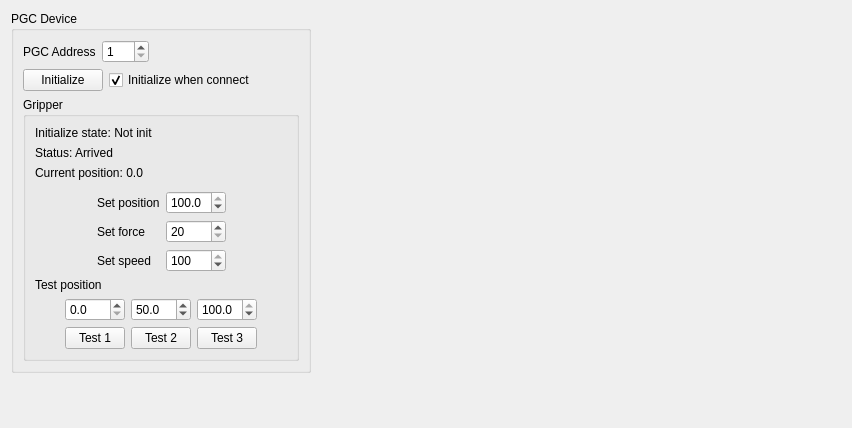
<?xml version="1.0" encoding="UTF-8"?>
<ui version="4.0">
 <class>DhPgcWidget</class>
 <widget class="QWidget" name="DhPgcWidget">
  <property name="geometry">
   <rect>
    <x>0</x>
    <y>0</y>
    <width>852</width>
    <height>428</height>
   </rect>
  </property>
  <property name="windowTitle">
   <string>Form</string>
  </property>
  <layout class="QHBoxLayout" name="horizontalLayout">
   <item>
    <layout class="QVBoxLayout" name="verticalLayout_2">
     <item>
      <widget class="QGroupBox" name="groupBox_pgc_setting">
       <property name="maximumSize">
        <size>
         <width>300</width>
         <height>16777215</height>
        </size>
       </property>
       <property name="title">
        <string>PGC Device</string>
       </property>
       <layout class="QVBoxLayout" name="verticalLayout_3">
        <property name="bottomMargin">
         <number>9</number>
        </property>
        <item>
         <layout class="QHBoxLayout" name="horizontalLayout_3_slave_address">
          <item>
           <widget class="QLabel" name="label_rgi_address">
            <property name="text">
             <string>PGC Address</string>
            </property>
           </widget>
          </item>
          <item>
           <widget class="QSpinBox" name="spinBox_rgi_address">
            <property name="minimum">
             <number>1</number>
            </property>
            <property name="maximum">
             <number>247</number>
            </property>
            <property name="value">
             <number>1</number>
            </property>
           </widget>
          </item>
          <item>
           <spacer name="horizontalSpacer_2">
            <property name="orientation">
             <enum>Qt::Horizontal</enum>
            </property>
            <property name="sizeHint" stdset="0">
             <size>
              <width>40</width>
              <height>20</height>
             </size>
            </property>
           </spacer>
          </item>
         </layout>
        </item>
        <item>
         <layout class="QHBoxLayout" name="horizontalLayout_intialize">
          <item>
           <widget class="QPushButton" name="btn_initialize">
            <property name="text">
             <string>Initialize</string>
            </property>
           </widget>
          </item>
          <item>
           <widget class="QCheckBox" name="checkBox_auto_initialize">
            <property name="text">
             <string>Initialize when connect</string>
            </property>
            <property name="checked">
             <bool>true</bool>
            </property>
           </widget>
          </item>
          <item>
           <spacer name="horizontalSpacer">
            <property name="orientation">
             <enum>Qt::Horizontal</enum>
            </property>
            <property name="sizeHint" stdset="0">
             <size>
              <width>40</width>
              <height>20</height>
             </size>
            </property>
           </spacer>
          </item>
         </layout>
        </item>
        <item>
         <widget class="QGroupBox" name="groupBox_gripper">
          <property name="title">
           <string>Gripper</string>
          </property>
          <layout class="QVBoxLayout" name="verticalLayout">
           <item>
            <widget class="QLabel" name="label_gripper_init_state">
             <property name="minimumSize">
              <size>
               <width>176</width>
               <height>0</height>
              </size>
             </property>
             <property name="text">
              <string>Initialize state: Not init</string>
             </property>
            </widget>
           </item>
           <item>
            <widget class="QLabel" name="label_gripper_status">
             <property name="text">
              <string>Status: Arrived</string>
             </property>
            </widget>
           </item>
           <item>
            <widget class="QLabel" name="label_gripper_position">
             <property name="text">
              <string>Current position: 0.0</string>
             </property>
            </widget>
           </item>
           <item>
            <spacer name="verticalSpacer">
             <property name="orientation">
              <enum>Qt::Vertical</enum>
             </property>
             <property name="sizeType">
              <enum>QSizePolicy::Fixed</enum>
             </property>
             <property name="sizeHint" stdset="0">
              <size>
               <width>20</width>
               <height>5</height>
              </size>
             </property>
            </spacer>
           </item>
           <item>
            <layout class="QGridLayout" name="gridLayout_gripper_set">
             <item row="0" column="1">
              <widget class="QLabel" name="label_gripper_set_position">
               <property name="text">
                <string>Set position</string>
               </property>
              </widget>
             </item>
             <item row="1" column="3">
              <widget class="QSpinBox" name="spinBox_gripper_force">
               <property name="minimum">
                <number>20</number>
               </property>
               <property name="maximum">
                <number>100</number>
               </property>
               <property name="value">
                <number>20</number>
               </property>
              </widget>
             </item>
             <item row="1" column="1">
              <widget class="QLabel" name="label_gripper_set_force">
               <property name="text">
                <string>Set force</string>
               </property>
              </widget>
             </item>
             <item row="0" column="3">
              <widget class="QDoubleSpinBox" name="doubleSpinBox_gipper_position">
               <property name="minimumSize">
                <size>
                 <width>60</width>
                 <height>0</height>
                </size>
               </property>
               <property name="decimals">
                <number>1</number>
               </property>
               <property name="maximum">
                <double>100.000000000000000</double>
               </property>
               <property name="value">
                <double>100.000000000000000</double>
               </property>
              </widget>
             </item>
             <item row="2" column="3">
              <widget class="QSpinBox" name="spinBox_gripper_speed">
               <property name="minimum">
                <number>1</number>
               </property>
               <property name="maximum">
                <number>100</number>
               </property>
               <property name="value">
                <number>100</number>
               </property>
              </widget>
             </item>
             <item row="0" column="4">
              <spacer name="horizontalSpacer_3">
               <property name="orientation">
                <enum>Qt::Horizontal</enum>
               </property>
               <property name="sizeType">
                <enum>QSizePolicy::MinimumExpanding</enum>
               </property>
               <property name="sizeHint" stdset="0">
                <size>
                 <width>40</width>
                 <height>20</height>
                </size>
               </property>
              </spacer>
             </item>
             <item row="2" column="1">
              <widget class="QLabel" name="label_gripper_set_speed">
               <property name="text">
                <string>Set speed</string>
               </property>
              </widget>
             </item>
             <item row="0" column="0">
              <spacer name="horizontalSpacer_4">
               <property name="orientation">
                <enum>Qt::Horizontal</enum>
               </property>
               <property name="sizeType">
                <enum>QSizePolicy::MinimumExpanding</enum>
               </property>
               <property name="sizeHint" stdset="0">
                <size>
                 <width>40</width>
                 <height>20</height>
                </size>
               </property>
              </spacer>
             </item>
            </layout>
           </item>
           <item>
            <widget class="QLabel" name="label_gripper_position_test">
             <property name="text">
              <string>Test position</string>
             </property>
            </widget>
           </item>
           <item>
            <layout class="QGridLayout" name="gridLayout_gripper_test">
             <item row="0" column="2">
              <widget class="QDoubleSpinBox" name="doubleSpinBox_gipper_test_2">
               <property name="decimals">
                <number>1</number>
               </property>
               <property name="maximum">
                <double>100.000000000000000</double>
               </property>
               <property name="value">
                <double>50.000000000000000</double>
               </property>
              </widget>
             </item>
             <item row="0" column="0">
              <spacer name="horizontalSpacer_5">
               <property name="orientation">
                <enum>Qt::Horizontal</enum>
               </property>
               <property name="sizeHint" stdset="0">
                <size>
                 <width>40</width>
                 <height>20</height>
                </size>
               </property>
              </spacer>
             </item>
             <item row="1" column="3">
              <widget class="QPushButton" name="btn_gripper_test_3">
               <property name="maximumSize">
                <size>
                 <width>60</width>
                 <height>16777215</height>
                </size>
               </property>
               <property name="text">
                <string>Test 3</string>
               </property>
              </widget>
             </item>
             <item row="1" column="2">
              <widget class="QPushButton" name="btn_gripper_test_2">
               <property name="maximumSize">
                <size>
                 <width>60</width>
                 <height>16777215</height>
                </size>
               </property>
               <property name="text">
                <string>Test 2</string>
               </property>
              </widget>
             </item>
             <item row="0" column="1">
              <widget class="QDoubleSpinBox" name="doubleSpinBox_gipper_test_1">
               <property name="decimals">
                <number>1</number>
               </property>
               <property name="maximum">
                <double>100.000000000000000</double>
               </property>
               <property name="value">
                <double>0.000000000000000</double>
               </property>
              </widget>
             </item>
             <item row="1" column="1">
              <widget class="QPushButton" name="btn_gripper_test_1">
               <property name="maximumSize">
                <size>
                 <width>60</width>
                 <height>16777215</height>
                </size>
               </property>
               <property name="text">
                <string>Test 1</string>
               </property>
              </widget>
             </item>
             <item row="0" column="3">
              <widget class="QDoubleSpinBox" name="doubleSpinBox_gipper_test_3">
               <property name="decimals">
                <number>1</number>
               </property>
               <property name="maximum">
                <double>100.000000000000000</double>
               </property>
               <property name="value">
                <double>100.000000000000000</double>
               </property>
              </widget>
             </item>
             <item row="0" column="4">
              <spacer name="horizontalSpacer_6">
               <property name="orientation">
                <enum>Qt::Horizontal</enum>
               </property>
               <property name="sizeHint" stdset="0">
                <size>
                 <width>40</width>
                 <height>20</height>
                </size>
               </property>
              </spacer>
             </item>
            </layout>
           </item>
          </layout>
         </widget>
        </item>
       </layout>
      </widget>
     </item>
     <item>
      <spacer name="verticalSpacer_2">
       <property name="orientation">
        <enum>Qt::Vertical</enum>
       </property>
       <property name="sizeHint" stdset="0">
        <size>
         <width>20</width>
         <height>40</height>
        </size>
       </property>
      </spacer>
     </item>
    </layout>
   </item>
   <item>
    <spacer name="horizontalSpacer_7">
     <property name="orientation">
      <enum>Qt::Horizontal</enum>
     </property>
     <property name="sizeHint" stdset="0">
      <size>
       <width>40</width>
       <height>20</height>
      </size>
     </property>
    </spacer>
   </item>
  </layout>
 </widget>
 <resources/>
 <connections/>
</ui>
